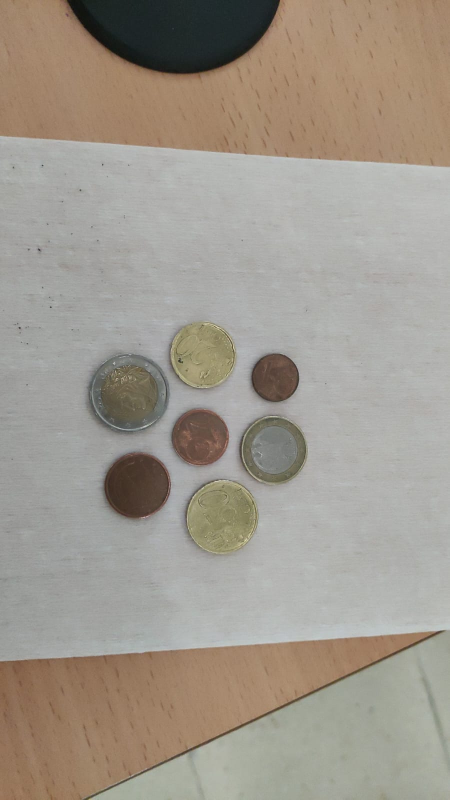
#> input picture IA/PROGRAMACION_DE_IA/Espacios_de_Color/imagenes/moneda_servilleta.jpg, 899 x 1599 px (shown at 1/2 size)
$ jupyter execute --allow-errors mascara_monedas.ipynb
#> lines starting #> are read from the running program, lines starting #| are printed output that depends on the picture; after the words box and inside, x2 and y2 are one past the last pixel; in counts of white or black regions, pixels touching at a corner belong together
[cell 1]
import cv2 as cv
import numpy as np
from matplotlib import pyplot as plt

[cell 2]
src_monedas_org = cv.imread("imagenes/moneda_servilleta.jpg")
#> src_monedas_org is the input picture: shape (1599, 899, 3); mean B, G, R 141.1, 151.8, 159.2

src_monedas_org = src_monedas_org[400:1200,0:750 ]
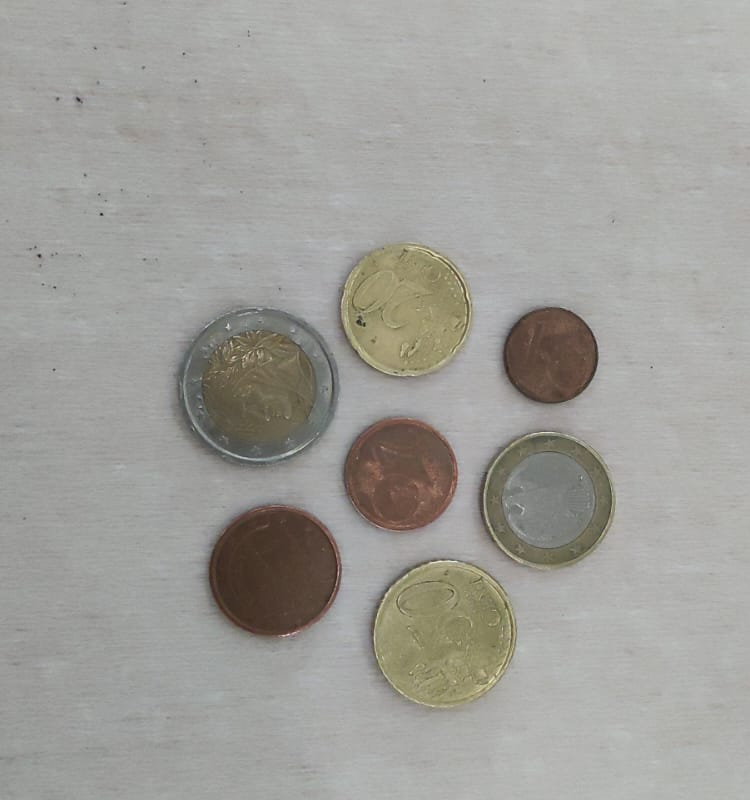
#> src_monedas_org: shape (800, 750, 3); mean B, G, R 153.3, 158.2, 159.3

src_monedas = src_monedas_org[:, :, 0]
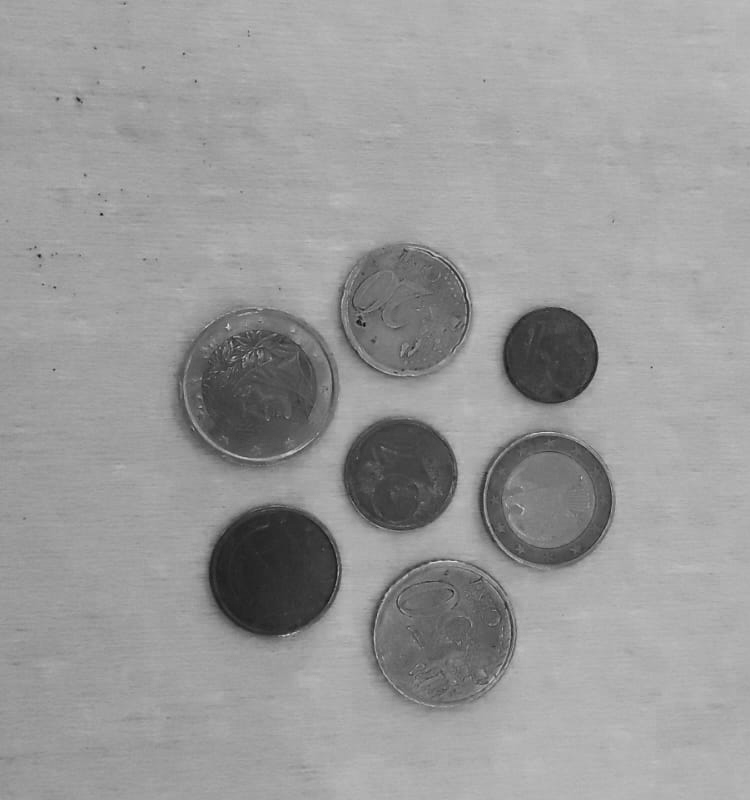
#> src_monedas: shape (800, 750); min 9, max 224, mean 153.3


plt.imshow(src_monedas,cmap="gray")

[cell 3]
kernel = np.ones((5,5),np.uint8)
src_monedas_dif = cv.GaussianBlur(src=src_monedas, ksize=(5,5), sigmaX=0, sigmaY=0)

ret1,src_monedas_binary = cv.threshold(src_monedas_dif,127,255,cv.THRESH_BINARY_INV)
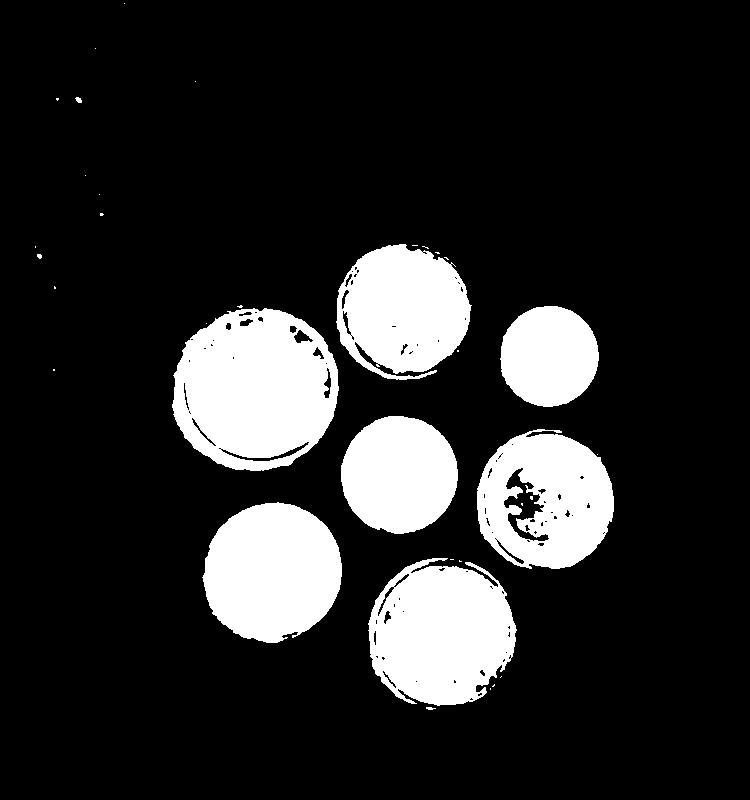
#> src_monedas_binary: shape (800, 750); 16.3% white; 35 white regions (25 under 20 px), largest, box (x1, y1, x2, y2) and area: (172, 308, 339, 471) 20473, (368, 558, 517, 706) 16437, (202, 502, 342, 643) 15107
kernel = np.ones((5,5),np.uint8)
src_monedas_clean = cv.morphologyEx(src_monedas_binary, cv.MORPH_CLOSE, kernel, iterations=3)
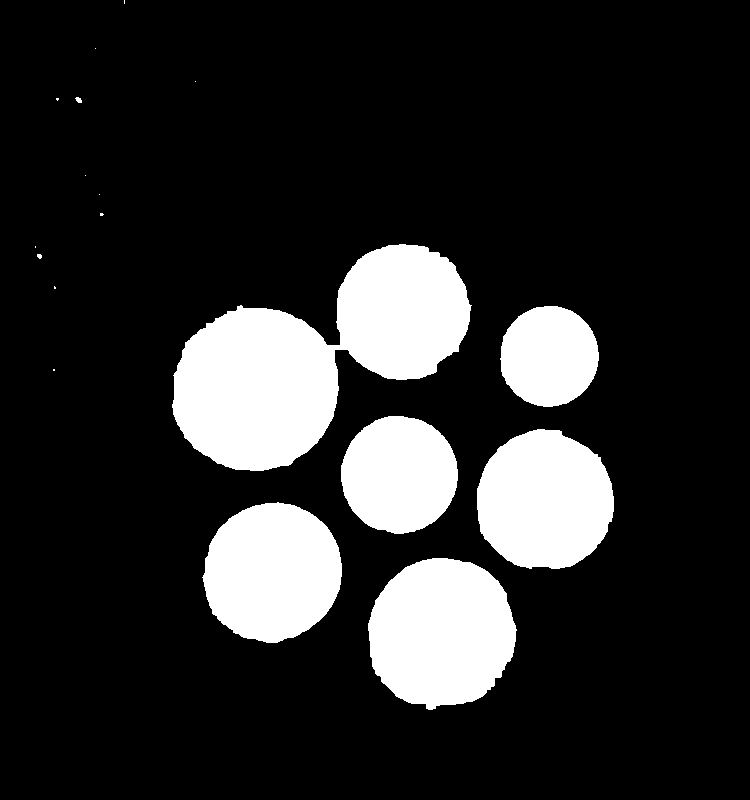
#> src_monedas_clean: shape (800, 750); 17% white; 18 white regions (10 under 20 px), largest, box (x1, y1, x2, y2) and area: (172, 244, 472, 471) 35798, (368, 558, 517, 710) 17473, (202, 502, 342, 643) 15158

# kernel = np.ones((5,5),np.uint8)
src_monedas_clean = cv.morphologyEx(src_monedas_clean, cv.MORPH_OPEN, kernel, iterations=2)
#> src_monedas_clean: shape (800, 750); 17% white; 7 white regions, largest, box (x1, y1, x2, y2) and area: (173, 308, 338, 471) 21464, (369, 558, 516, 709) 17458, (204, 503, 342, 643) 15148
erosion = cv.erode(src_monedas_clean,kernel,iterations=1)
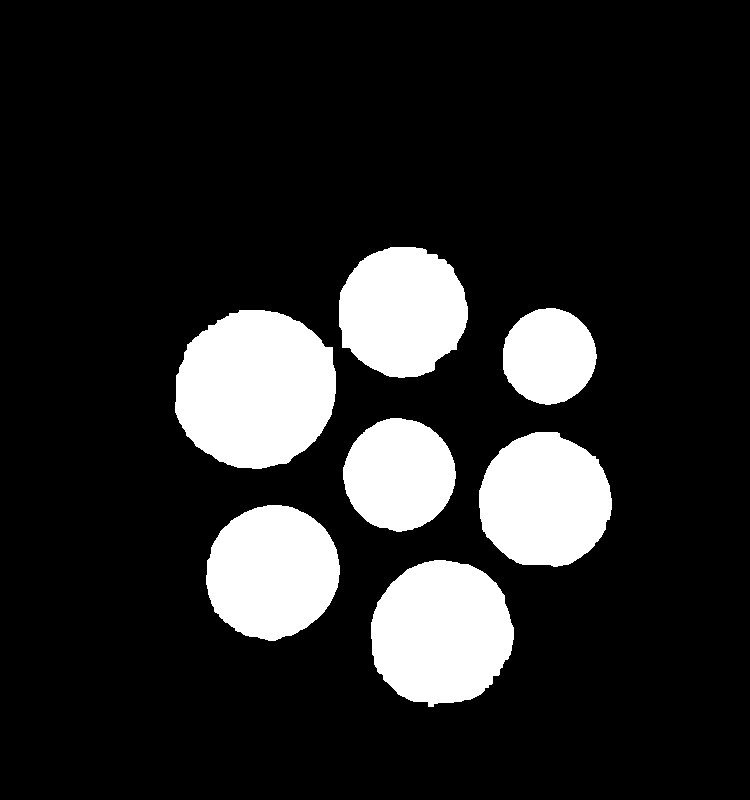
#> erosion: shape (800, 750); 15.8% white; 7 white regions, largest, box (x1, y1, x2, y2) and area: (175, 310, 336, 469) 20168, (371, 560, 514, 707) 16282, (206, 505, 340, 641) 14052

fig,(ax1,ax2) = plt.subplots(1,2)

ax1.imshow(src_monedas,cmap="gray")
ax1.set_title("Original")
ax2.imshow(erosion,cmap="gray")
ax2.set_title("Limpio")

[cell 4]
umbral_minimo = 50
umbral_maximo = 200
cn = cv.Canny(erosion, umbral_minimo, umbral_maximo)
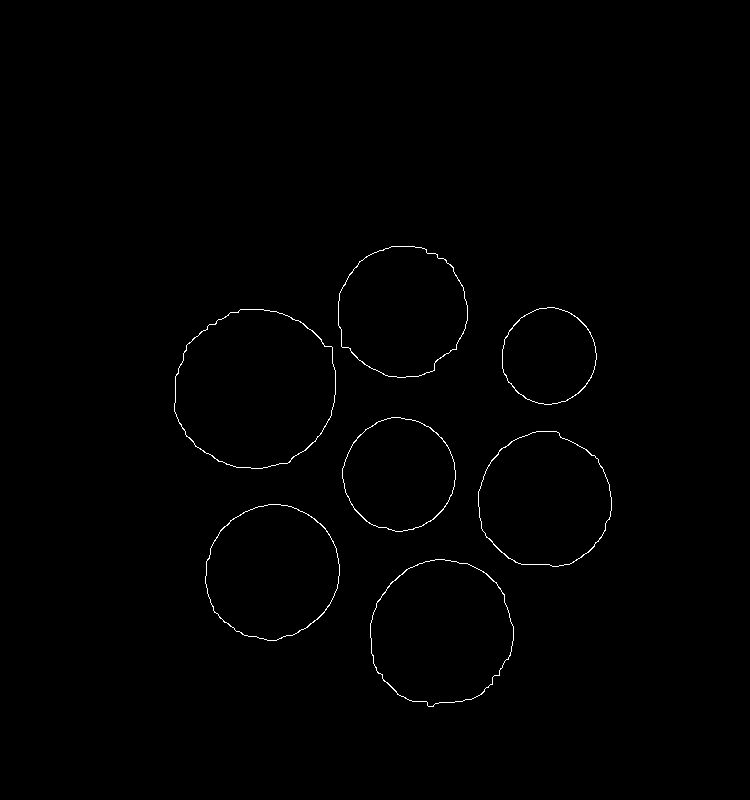
#> cn: shape (800, 750); 0.51% white in thin lines or dots, all inside (x1, y1, x2, y2) = (174, 246, 612, 707)

plt.imshow(cn, cmap="gray")

[cell 5]
1
contornos, jerarquia = cv.findContours(cn.copy(), cv.RETR_EXTERNAL, cv.CHAIN_APPROX_SIMPLE)
#> contornos = 7 contours; box (x1, y1, x2, y2) and area: (174, 309, 336, 469) 20212, (370, 559, 514, 707) 16298, (205, 504, 340, 641) 14084, (478, 431, 612, 567) 13996, (338, 246, 468, 378) 13236, (342, 417, 456, 532) 9880, (502, 307, 597, 405) 7072; jerarquia = [[1, -1, -1, -1], [2, 0, -1, -1], [3, 1, -1, -1], [4, 2, -1, -1], [5, 3, -1, -1], [6, 4, -1, -1], [-1, 5, -1, -1]]
print(len(contornos))
#| 7
#> (the rest of this cell did not finish here and is left out)
